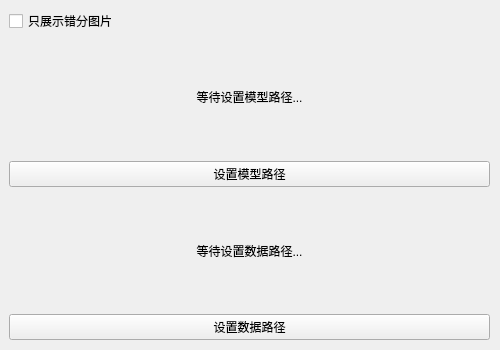
<?xml version="1.0" encoding="UTF-8"?>
<ui version="4.0">
    <class>predictWidget</class>
    <widget class="QWidget" name="predictWidget">
        <property name="geometry">
            <rect>
                <x>0</x>
                <y>0</y>
                <width>500</width>
                <height>350</height>
            </rect>
        </property>
        <property name="windowTitle">
            <string>预测设置</string>
        </property>
        <widget class="QWidget" name="verticalLayoutWidget">
            <property name="geometry">
                <rect>
                    <x>9</x>
                    <y>9</y>
                    <width>481</width>
                    <height>331</height>
                </rect>
            </property>
            <layout class="QVBoxLayout" name="verticalLayout">
                <item>
                    <layout class="QHBoxLayout" name="horizontalLayout">
                        <item>
                            <widget class="QCheckBox" name="wrongOnlyCheckBox">
                                <property name="baseSize">
                                    <size>
                                        <width>0</width>
                                        <height>0</height>
                                    </size>
                                </property>
                                <property name="autoFillBackground">
                                    <bool>false</bool>
                                </property>
                                <property name="text">
                                    <string>只展示错分图片</string>
                                </property>
                                <property name="tristate">
                                    <bool>false</bool>
                                </property>
                            </widget>
                        </item>
                    </layout>
                </item>
                <item>
                    <layout class="QVBoxLayout" name="verticalLayout_2">
                        <item>
                            <widget class="QLabel" name="modelLabel">
                                <property name="text">
                                    <string>等待设置模型路径...</string>
                                </property>
                                <property name="alignment">
                                    <set>Qt::AlignCenter</set>
                                </property>
                            </widget>
                        </item>
                        <item>
                            <widget class="QPushButton" name="modelPushButton">
                                <property name="text">
                                    <string>设置模型路径</string>
                                </property>
                            </widget>
                        </item>
                    </layout>
                </item>
                <item>
                    <layout class="QVBoxLayout" name="verticalLayout_3">
                        <item>
                            <widget class="QLabel" name="dataLabel">
                                <property name="text">
                                    <string>等待设置数据路径...</string>
                                </property>
                                <property name="alignment">
                                    <set>Qt::AlignCenter</set>
                                </property>
                            </widget>
                        </item>
                        <item>
                            <widget class="QPushButton" name="dataPushButton">
                                <property name="text">
                                    <string>设置数据路径</string>
                                </property>
                            </widget>
                        </item>
                    </layout>
                </item>
            </layout>
        </widget>
    </widget>
    <resources/>
    <connections/>
</ui>
